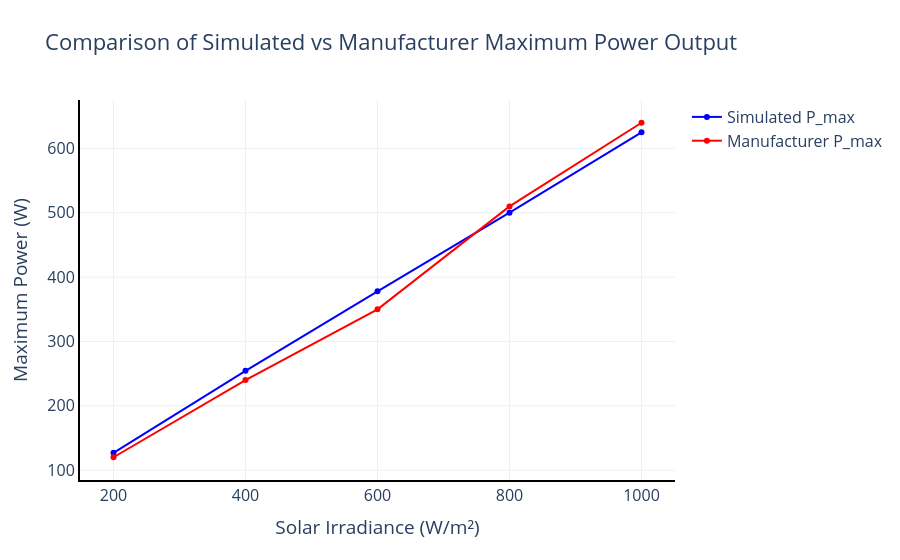
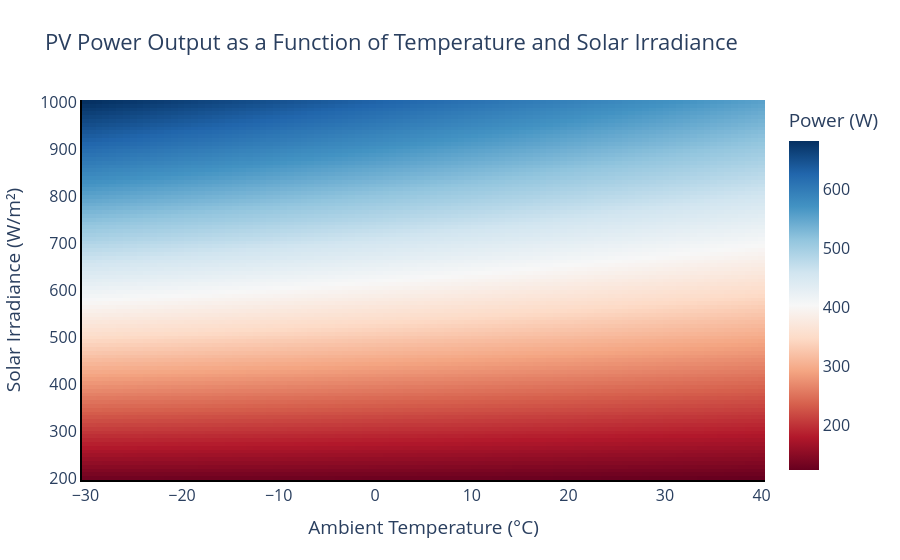

Source (notebook cell) for these figures, in order:
### Code cell
import numpy as np
import pandas as pd
import plotly.graph_objects as go
from plotly.subplots import make_subplots

# Constants
k = 1.38e-23  # Boltzmann constant (J/K)
q = 1.60e-19  # Electron charge (C)
N_s = 156  # Number of cells in series

# Manufacturer data at STC
T_m0 = 25  # Reference temperature (°C)
G_stc = 1000  # Reference irradiance (W/m^2)
V_mp0 = 48.02  # Voltage at maximum power point (V)
I_mp0 = 13.33  # Current at maximum power point (A)
P_mp0 = V_mp0 * I_mp0  # Maximum power (W)
V_oc0 = 57.34  # Open-circuit voltage (V)
I_sc0 = 13.98  # Short-circuit current (A)
alpha_sc = 4.50e-2  # Short-circuit current temperature coefficient (%/°C)
beta_voc = -2.50e-1  # Open-circuit voltage temperature coefficient (%/°C)
NOCT = 45  # Nominal Operating Cell Temperature (°C)

# Manufacturer's power data for comparison
manu_data = {
    1000: 640,
    800: 510,
    600: 350,
    400: 240,
    200: 120
}

# Thermal voltage at STC
V_th0 = k * (T_m0 + 273.15) / q  # (V)

# Iterative parameter extraction at STC with updated formulas
def calculate_initial_n(V_oc0, V_mp0, I_sc0, I_mp0, V_th0, N_s):
    n_G = (V_oc0 - V_mp0 - V_th0 * N_s) / (V_th0 * N_s * np.log(I_sc0 / (I_sc0 - I_mp0)))
    n_S = (V_oc0 - V_mp0) / (V_th0 * N_s * np.log(V_mp0 / (V_th0 * N_s)))
    n_p = (I_sc0 - I_mp0) * (V_mp0 - V_th0 * N_s) / (I_sc0 * V_th0 * N_s)
    return min(n_G, n_S, n_p)

def iterate_parameters(V_oc0, V_mp0, I_sc0, I_mp0, V_th0, N_s, tol=1e-6, max_iter=10):
    n = calculate_initial_n(V_oc0, V_mp0, I_sc0, I_mp0, V_th0, N_s)
    R_s = 0  # Initial R_s for the first iteration
    R_sh = 0  # Initial R_sh for the first iteration
    iteration = 0

    while iteration < max_iter:
        # Calculate R_s
        R_s = (V_oc0 - V_mp0 - n * V_th0 * N_s * np.log(V_mp0 / (n * V_th0 * N_s))) / I_mp0
        
        # Calculate R_sh (corrected denominator with multiplication)
        numerator = (V_mp0 - I_mp0 * R_s) * V_mp0 - n * V_th0 * N_s * V_mp0
        denominator = (V_mp0 - I_mp0 * R_s) * (I_sc0 - I_mp0) - n * V_th0 * N_s * I_mp0
        R_sh = numerator / denominator - R_s
        
        # Calculate intermediate parameters
        alpha_i = (V_mp0 + n * V_th0 * N_s - I_mp0 * R_s) / (n * V_th0 * N_s)  # Using R_s from previous iteration
        beta_i = (I_sc0 * (R_s + R_sh) - V_oc0) / (I_sc0 * (R_s + R_sh) - 2 * V_mp0)
        
        # Update n_G
        next_n_G = (V_oc0 - V_mp0 - I_mp0 * R_s) / (V_th0 * N_s * np.log((I_sc0 * (R_s + R_sh) - V_oc0) / ((I_sc0 - I_mp0) * (R_s + R_sh) - V_mp0)))
        
        # Update R_s and R_sh
        next_R_s = (V_oc0 - V_mp0 - n * V_th0 * N_s * np.log(alpha_i * beta_i)) / I_mp0
        next_R_sh = numerator / denominator - next_R_s  # Reuse numerator, adjust denominator if needed
        
        # Convergence criterion
        next_eta = abs(n - next_n_G)
        print(f"Iteration {iteration + 1}: n = {n:.6f}, R_s = {R_s:.6f} Ω, R_sh = {R_sh:.6f} Ω, next_eta = {next_eta:.6f}")
        
        if next_eta < tol or iteration >= 3:  # Expect convergence around 4 iterations
            break
        
        n = next_n_G
        R_s = next_R_s
        R_sh = next_R_sh
        iteration += 1
    
    return n, R_s, R_sh

# Extract parameters at STC
#n_0, R_s0, R_sh0 = iterate_parameters(V_oc0, V_mp0, I_sc0, I_mp0, V_th0, N_s,max_iter=2)
n_0 = 0.4361 
R_s0 = 0.2688 
R_sh0 = 366.83
print(f"\nConverged parameters at STC: n_0 = {n_0:.6f}, R_s0 = {R_s0:.6f} Ω, R_sh0 = {R_sh0:.6f} Ω")

# Function to calculate power at a given condition with analytical I_mp
def calculate_pv_parameters(G, T_a, n_0, R_s0, R_sh0):
    # Module temperature
    T_m = T_a + G * (NOCT - 20) / 800  # °C
    
    # Thermal voltage
    V_th = k / q * (T_m + 273.15)
    
    # Adjusted parameters
    I_sc = I_sc0 * (G/G_stc+alpha_sc/100*(T_m-T_m0))
    V_oc = V_oc0 * (1 + beta_voc / 100 * (T_m - T_m0)) + N_s * n_0 * V_th * np.log(G / G_stc)
    n = n_0 * (T_m0 + 273.15) / (T_m + 273.15)
    R_sh = R_sh0 * G_stc / G
    R_s = R_s0 * (T_m + 273.15) / (T_m0 + 273.15) * (1 - 0.217 * np.log(G / G_stc))
    
    # Light-generated current and diode saturation current
    I_L = I_sc * (R_s+R_sh)/R_sh
    #print(I_sc)
    ##print(R_s)
    #print(R_sh)
    #print(I_L)
    I_0 = ((R_sh + R_s) * I_sc - V_oc) * np.exp(-V_oc / (n * N_s * V_th)) / R_sh
    
    # Calculate I_mp using quadratic formula
    V_m = V_mp0  # Initial guess, can be refined iteratively
    a = -(R_s + R_sh) * R_s / (n * N_s * V_th)
    b = (R_s + R_sh) * (1 + V_m / (n * N_s * V_th)) + (R_s / (n * N_s * V_th)) * ((I_L + I_0) * R_sh - V_m)
    c = 2 * I_0 * R_sh - V_m * (((I_L + I_0) * R_sh / (n * N_s * V_th)) + 1) + (V_m ** 2 / (n * N_s * V_th))
    
    # Solve for I_mp
    discriminant = b ** 2 - 4 * a * c
    if discriminant >= 0:
        I_mp = (-b + np.sqrt(discriminant)) / (2 * a)
    else:
        I_mp = I_sc0 * (G / G_stc)  # Fallback if discriminant is negative (approximate)
    
    # Calculate V_mp using the SDM equation
    V_mp = n * N_s * V_th * np.log((I_L - I_mp - (V_m + I_mp * R_s) / R_sh + I_0) / I_0) - I_mp * R_s
    if V_mp <= 0:  # Ensure physical solution
        V_mp = V_oc * 0.8  # Approximate fallback
        I_mp = I_L * (1 - V_mp / V_oc)  # Recompute I_mp
    
    # Calculate maximum power
    P_max = V_mp * I_mp if V_mp > 0 else 0
    
    return T_m, I_sc, V_oc, n, R_s, R_sh, I_L, I_0, V_mp, I_mp, P_max

# Task 1: Calculate power for given conditions and compare with manufacturer data
G_values = [1000, 800, 600, 400, 200]  # W/m^2
T_a_values = [2, 10, 15, 18, 23]  # °C
results = []

for G, T_a in zip(G_values, T_a_values):
    T_m, I_sc, V_oc, n, R_s, R_sh, I_L, I_0, V_mp, I_mp, P_max = calculate_pv_parameters(G, T_a, n_0, R_s0, R_sh0)
    P_max_manu = manu_data[G]
    results.append({
        'G (W/m^2)': G,
        'T_a (°C)': T_a,
        'T_m (°C)': T_m,
        'I_sc (A)': I_sc,
        'V_oc (V)': V_oc,
        'n': n,
        'R_s (Ω)': R_s,
        'R_sh (Ω)': R_sh,
        'I_L (A)': I_L,
        'I_0 (A)': I_0,
        'V_mp (V)': V_mp,
        'I_mp (A)': I_mp,
        'P_max_simulated (W)': P_max,
        'P_max_manufacturer (W)': P_max_manu
    })
    print(f"\nCondition: G = {G} W/m^2, T_a = {T_a} °C")
    print(f"T_m = {T_m:.2f} °C")
    print(f"P_max (simulated) = {P_max:.2f} W, P_max (manufacturer) = {P_max_manu:.2f} W")

# Save results to CSV
df_results = pd.DataFrame(results)
df_results.to_csv('pv_power_comparison.csv', index=False)
print("\nResults saved to 'pv_power_comparison.csv'")

# Plot comparison using Plotly
fig1 = go.Figure()
fig1.add_trace(go.Scatter(x=df_results['G (W/m^2)'], y=df_results['P_max_simulated (W)'],
                          mode='lines+markers', name='Simulated P_max', line=dict(color='blue')))
fig1.add_trace(go.Scatter(x=df_results['G (W/m^2)'], y=df_results['P_max_manufacturer (W)'],
                          mode='lines+markers', name='Manufacturer P_max', line=dict(color='red')))
fig1.update_layout(
    title='Comparison of Simulated vs Manufacturer Maximum Power Output',
    xaxis_title='Solar Irradiance (W/m²)',
    yaxis_title='Maximum Power (W)',
    template='plotly_white',
    paper_bgcolor='rgba(0,0,0,0)',
    plot_bgcolor='rgba(0,0,0,0)',
    font=dict(size=16),
    xaxis=dict(showline=True, linewidth=2, linecolor='black'),
    yaxis=dict(showline=True, linewidth=2, linecolor='black')
)
fig1.show()
# Save as PNG with high resolution
scale_factor = 3  # Define scale for HD (e.g., 3x resolution)
fig1.write_image("comparison_plot.png", scale=scale_factor, width=800, height=600)

# Task 2: Create a dense color distribution plot (heatmap)
T_a_range = np.linspace(-30, 40, 100)  # °C, from -10°C to 40°C with 100 points
G_range = np.linspace(200, 1000, 100)  # W/m^2, from 200 to 1000 W/m² with 100 points
power_grid = np.zeros((len(G_range), len(T_a_range)))

for i, G in enumerate(G_range):
    for j, T_a in enumerate(T_a_range):
        _, _, _, _, _, _, _, _, _, _, P_max = calculate_pv_parameters(G, T_a, n_0, R_s0, R_sh0)
        power_grid[i, j] = P_max

fig2 = go.Figure(data=go.Heatmap(
    x=T_a_range,
    y=G_range,
    z=power_grid,
    colorscale='RdBu',
    colorbar=dict(title='Power (W)')
))
fig2.update_layout(
    title='PV Power Output as a Function of Temperature and Solar Irradiance',
    xaxis_title='Ambient Temperature (°C)',
    yaxis_title='Solar Irradiance (W/m²)',
    template='plotly_white',
    paper_bgcolor='rgba(0,0,0,0)',
    plot_bgcolor='rgba(0,0,0,0)',
    font=dict(size=16),
    xaxis=dict(showline=True, linewidth=2, linecolor='black'),
    yaxis=dict(showline=True, linewidth=2, linecolor='black')
)
fig2.show()
# Save as PNG with high resolution
fig2.write_image("heatmap.png", scale=scale_factor, width=800, height=600)

### Figure 1 — Plotly figure (JSON) as saved in the notebook; plotly's stock layout.template omitted (floating-point values rounded to 4 significant figures)
{"data": [{"line": {"color": "blue"}, "mode": "lines+markers", "name": "Simulated P_max", "type": "scatter", "x": [1000, 800, 600, 400, 200], "y": [625.1, 500.2, 378.0, 254.4, 126.9]}, {"line": {"color": "red"}, "mode": "lines+markers", "name": "Manufacturer P_max", "type": "scatter", "x": [1000, 800, 600, 400, 200], "y": [640, 510, 350, 240, 120]}], "layout": {"font": {"size": 16}, "paper_bgcolor": "rgba(0,0,0,0)", "plot_bgcolor": "rgba(0,0,0,0)", "title": {"text": "Comparison of Simulated vs Manufacturer Maximum Power Output"}, "xaxis": {"linecolor": "black", "linewidth": 2, "showline": true, "title": {"text": "Solar Irradiance (W/m²)"}}, "yaxis": {"linecolor": "black", "linewidth": 2, "showline": true, "title": {"text": "Maximum Power (W)"}}}}

### Figure 2 — Plotly figure (JSON) as saved in the notebook; plotly's stock layout.template omitted (floating-point values rounded to 4 significant figures; data arrays with more than 128 entries replaced by an {"elided": "..."} marker saying what was removed)
{"data": [{"colorbar": {"title": {"text": "Power (W)"}}, "colorscale": [[0, "rgb(103,0,31)"], [0.1, "rgb(178,24,43)"], [0.2, "rgb(214,96,77)"], [0.3, "rgb(244,165,130)"], [0.4, "rgb(253,219,199)"], [0.5, "rgb(247,247,247)"], [0.6, "rgb(209,229,240)"], [0.7, "rgb(146,197,222)"], [0.8, "rgb(67,147,195)"], [0.9, "rgb(33,102,172)"], [1, "rgb(5,48,97)"]], "type": "heatmap", "x": [-30, -29.29, -28.59, -27.88, -27.17, -26.46, -25.76, -25.05, -24.34, -23.64, -22.93, -22.22, -21.52, -20.81, -20.1, -19.39, -18.69, -17.98, -17.27, -16.57, -15.86, -15.15, -14.44, -13.74, -13.03, -12.32, -11.62, -10.91, -10.2, -9.495, -8.788, -8.081, -7.374, -6.667, -5.96, -5.253, -4.545, -3.838, -3.131, -2.424, -1.717, -1.01, -0.303, 0.404, 1.111, 1.818, 2.525, 3.232, 3.939, 4.646, 5.354, 6.061, 6.768, 7.475, 8.182, 8.889, 9.596, 10.3, 11.01, 11.72, 12.42, 13.13, 13.84, 14.55, 15.25, 15.96, 16.67, 17.37, 18.08, 18.79, 19.49, 20.2, 20.91, 21.62, 22.32, 23.03, 23.74, 24.44, 25.15, 25.86, 26.57, 27.27, 27.98, 28.69, 29.39, 30.1, 30.81, 31.52, 32.22, 32.93, 33.64, 34.34, 35.05, 35.76, 36.46, 37.17, 37.88, 38.59, 39.29, 40], "y": [200, 208.1, 216.2, 224.2, 232.3, 240.4, 248.5, 256.6, 264.6, 272.7, 280.8, 288.9, 297.0, 305.1, 313.1, 321.2, 329.3, 337.4, 345.5, 353.5, 361.6, 369.7, 377.8, 385.9, 393.9, 402.0, 410.1, 418.2, 426.3, 434.3, 442.4, 450.5, 458.6, 466.7, 474.7, 482.8, 490.9, 499.0, 507.1, 515.2, 523.2, 531.3, 539.4, 547.5, 555.6, 563.6, 571.7, 579.8, 587.9, 596.0, 604.0, 612.1, 620.2, 628.3, 636.4, 644.4, 652.5, 660.6, 668.7, 676.8, 684.8, 692.9, 701.0, 709.1, 717.2, 725.3, 733.3, 741.4, 749.5, 757.6, 765.7, 773.7, 781.8, 789.9, 798.0, 806.1, 814.1, 822.2, 830.3, 838.4, 846.5, 854.5, 862.6, 870.7, 878.8, 886.9, 894.9, 903.0, 911.1, 919.2, 927.3, 935.4, 943.4, 951.5, 959.6, 967.7, 975.8, 983.8, 991.9, 1000], "z": {"elided": "100x100 float values"}}], "layout": {"font": {"size": 16}, "paper_bgcolor": "rgba(0,0,0,0)", "plot_bgcolor": "rgba(0,0,0,0)", "title": {"text": "PV Power Output as a Function of Temperature and Solar Irradiance"}, "xaxis": {"linecolor": "black", "linewidth": 2, "showline": true, "title": {"text": "Ambient Temperature (°C)"}}, "yaxis": {"linecolor": "black", "linewidth": 2, "showline": true, "title": {"text": "Solar Irradiance (W/m²)"}}}}
